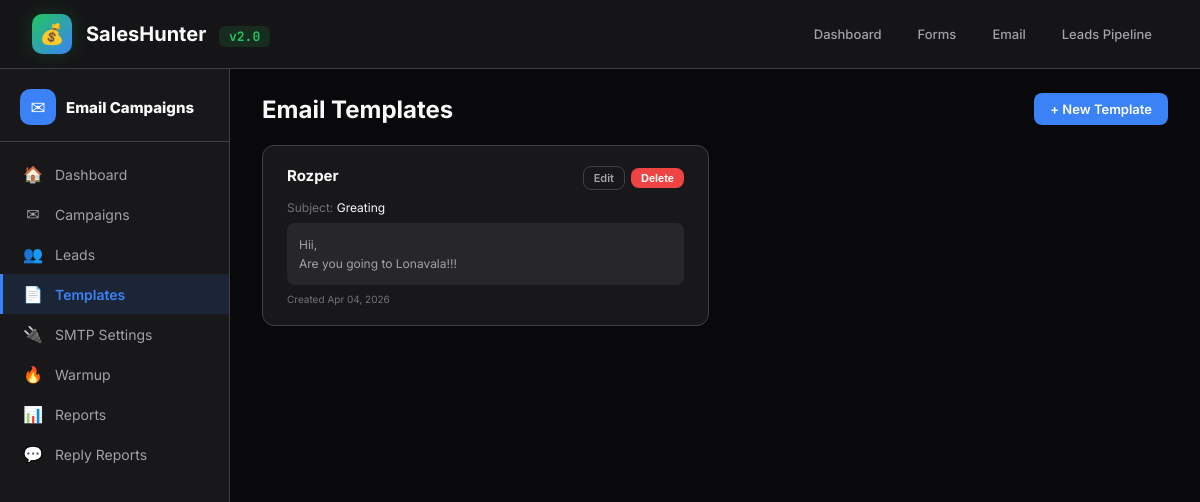
Page /email/templates/ on the committed database.
### leads/models.py (models this page shows, shortened)
class EmailTemplate(models.Model):
    name = models.CharField(max_length=255)
    subject = models.CharField(max_length=500)
    body = models.TextField()
    created_at = models.DateTimeField(default=timezone.now)
    class Meta:
        ordering = ['name']

### leads/views.py (the view)
# urls.py: path('email/templates/', views.email_templates, name='email_templates'),
def email_templates(request):
    templates = EmailTemplate.objects.all()
    context = {'active_tab': 'templates', 'templates': templates}
    return render(request, 'leads/email/templates.html', context)

### leads/context_processors.py (called while the page is built)
def recent_sessions(request):
    return {
        'recent_sessions': SearchSession.objects.order_by('-created_at')[:20]
    }

### leads/templates/leads/email/templates.html (shortened to what this page needs)
{% extends "leads/email_base.html" %}
{% load humanize %}
{% block email_content %}
<div style="display:flex;align-items:center;justify-content:space-between;margin-bottom:20px;">
  <h2>Email Templates</h2>
  <a href="{% url 'email_template_create' %}" class="btn btn-blue">+ New Template</a>
</div>
{% if templates %}
<div style="display:grid;grid-template-columns:repeat(auto-fill,minmax(340px,1fr));gap:12px;">
  {% for t in templates %}
  <div class="card">
    <div style="display:flex;justify-content:space-between;align-items:flex-start;margin-bottom:10px;">
      <h3 style="margin-bottom:0;">{{ t.name }}</h3>
      <div style="display:flex;gap:6px;">
        <a href="{% url 'email_template_edit' t.pk %}" class="btn btn-outline btn-sm">Edit</a>
        <form method="post" action="{% url 'email_template_delete' t.pk %}" onsubmit="return confirm('Delete this template?');" style="display:inline;">
          <button type="submit" class="btn btn-red btn-sm">Delete</button>
        </form>
      </div>
    </div>
    <div style="font-size:12px;color:var(--text-dim);margin-bottom:8px;">Subject: <span style="color:var(--text);">{{ t.subject }}</span></div>
    <div style="font-size:12px;color:var(--text-muted);line-height:1.6;white-space:pre-wrap;background:var(--surface2);padding:12px;border-radius:8px;max-height:160px;overflow:hidden;">{{ t.body|truncatechars:300 }}</div>
    <div style="font-size:10px;color:var(--text-dim);margin-top:8px;">Created {{ t.created_at|date:"M d, Y" }}</div>
  </div>
  {% endfor %}
</div>
{% endif %}
{% endblock %}

### templates/base.html (style rules this page uses)
* { margin:0;padding:0;box-sizing:border-box; }
:root { --bg:#09090b;--surface:#18181b;--surface2:#27272a;--border:#3f3f46;--border-light:#52525b; --text:#fafafa;--text-muted:#a1a1aa;--text-dim:#71717a; --green:#22c55e;--green-bg:rgba(34,197,94,0.12); --blue:#3b82f6;--blue-bg:rgba(59,130,246,0.12); --purple:#a855f7;--purple-bg:rgba(168,85,247,0.12); --orange:#f97316;--orange-bg:rgba(249,115,22,0.12); --cyan:#06b6d4;--cyan-bg:rgba(6,182,212,0.1); --yellow:#eab308;--yellow-bg:rgba(234,179,8,0.1); --red:#ef4444;--red-bg:rgba(239,68,68,0.1); --pink:#ec4899; }
body { font-family:'Inter',sans-serif;background:var(--bg);color:var(--text);min-height:100vh; }
a { color:var(--blue);text-decoration:none; }
.card { background:var(--surface);border:1px solid var(--border);border-radius:12px;padding:20px 24px;margin-bottom:12px; }
.card h3 { font-size:15px;font-weight:700;margin-bottom:10px; }
.btn { display:inline-block;padding:8px 16px;border-radius:8px;font-size:13px;font-weight:600;border:none;cursor:pointer;transition:all .15s;text-decoration:none; }
.btn-blue { background:var(--blue);color:#fff; }
.btn-red { background:var(--red);color:#fff; }
.btn-sm { padding:4px 10px;font-size:11px; }
.btn-outline { background:transparent;border:1px solid var(--border);color:var(--text-muted); }

### rows in the picture
EmailTemplate: name "Rozper", subject "Greating", body "Hii, Are you going to Lonavala!!!", created_at "Apr 04, 2026"
